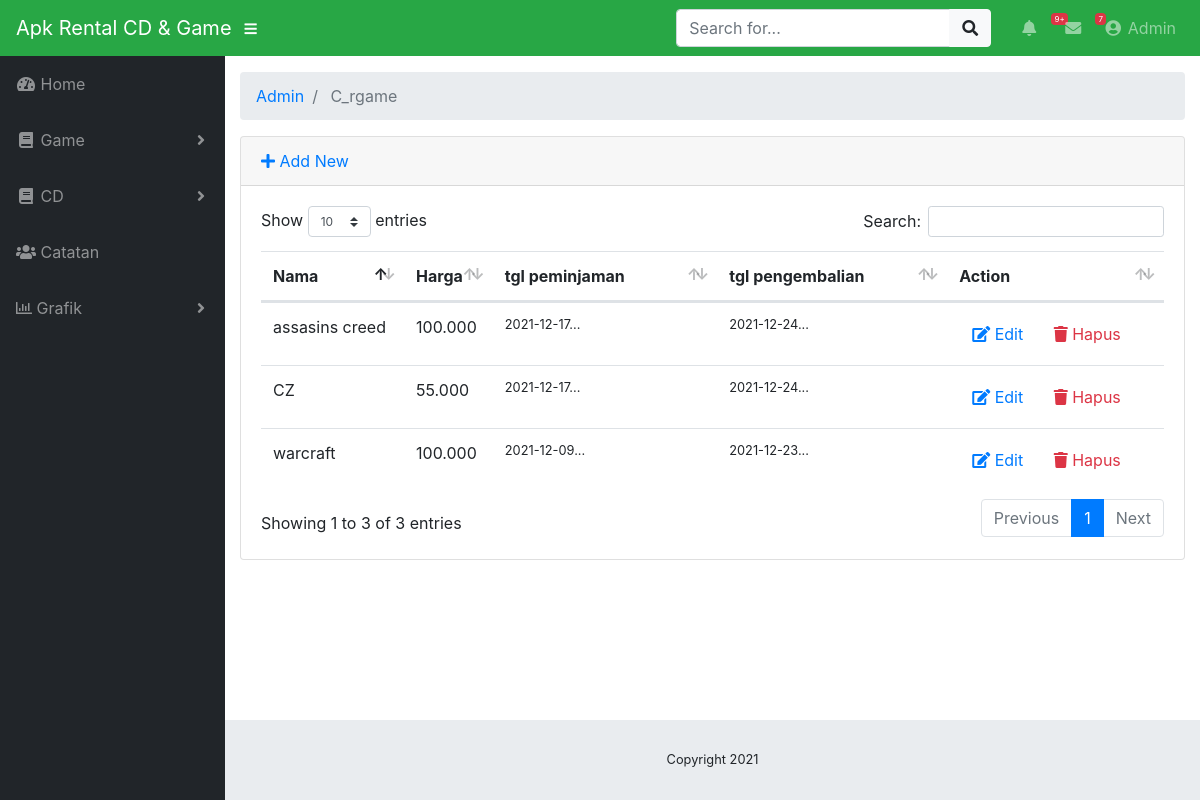
/pegawai/index.php/admin/c_rgame, run on the app's committed database.
### tables this page shows
CREATE TABLE `rgame` (
  `id_game` int(64) NOT NULL,
  `nama_game` varchar(255) NOT NULL,
  `harga` varchar(255) NOT NULL,
  `tgl_in` varchar(255) NOT NULL,
  `tgl_out` varchar(255) NOT NULL
);

### pegawai/application/controllers/admin/C_rgame.php (called while the page is built, shortened)
<?php defined('BASEPATH') or exit('NO direct script acces allowed');
class C_rgame extends CI_Controller
{
    public function __construct()
    {
        $this->load->model("M_Rgame");
        $this->load->library('form_validation');
    }
    public function index()
    {
        $data["rgame"] = $this->M_Rgame->getAll();
        $this->load->view("admin/rgame/list", $data);
    }
}

### pegawai/index.php (called while the page is built, shortened)
<?php
require_once BASEPATH.'core/CodeIgniter.php';

### pegawai/application/models/M_Rgame.php (called while the page is built, shortened)
<?php defined('BASEPATH') OR exit('No direct script access allowed');
class M_Rgame extends CI_Model{
    private $_table = 'rgame';
    public function getAll(){
        return $this->db->get($this->_table)->result();
    }
}

### pegawai/application/views/admin/rgame/list.php (the view, shortened to what this page needs)
<!DOCTYPE html>
<html lang="en">
<head>
</head>
<body id="page-top">
	<div id="wrapper">
		<div id="content-wrapper">
			<div class="container-fluid">
				<div class="card mb-3">
					<div class="card-header">
						<a href="<?php echo site_url('admin/C_rgame/tambah') ?>"><i class="fas fa-plus"></i> Add New</a>
					</div>
					<div class="card-body">
						<div class="table-responsive">
							<table class="table table-hover" id="dataTable" width="100%" cellspacing="0">
								<thead>
									<tr>
										<th>Nama</th>
										<th>Harga</th>
										<th>tgl peminjaman</th>
										<th>tgl pengembalian</th>
										<th>Action</th>
									</tr>
								</thead>
								<tbody>
									<?php foreach ($rgame as $rgame): ?>
									<tr>
										<td width="150">
											<?php echo $rgame->nama_game ?>
										</td>
										<td>
											<?php echo $rgame->harga ?>
										</td>
										<td class="small" width="250">
											<?php echo substr($rgame->tgl_in, 0, 120) ?>...
										</td>
										<td class="small" width="250">
											<?php echo substr($rgame->tgl_out, 0, 120) ?>...
										</td>
										<td width="250">
											<a href="<?php echo site_url('admin/C_rgame/edit/'.$rgame->id_game) ?>"
											 class="btn btn-small"><i class="fas fa-edit"></i> Edit</a>
											<a onclick="deleteConfirm('<?php echo site_url('admin/C_rgame/hapus/'.$rgame->id_game) ?>')"
											 href="#!" class="btn btn-small text-danger"><i class="fas fa-trash"></i> Hapus</a>
										</td>
									</tr>
									<?php endforeach; ?>
								</tbody>
							</table>
						</div>
					</div>
				</div>
			</div>
		</div>
	</div>
</body>
</html>

### pegawai/css/sb-admin.css (style rules this page uses)
html { position: relative; min-height: 100%; }
body { height: 100%; }
#wrapper { display: -webkit-box; display: -ms-flexbox; display: flex; }
#wrapper #content-wrapper { overflow-x: hidden; width: 100%; padding-top: 1rem; padding-bottom: 80px; }
:root { --input-padding-x: 0.75rem; --input-padding-y: 0.75rem; }

### data on the page
rgame: nama_game "assasins creed", harga "100.000", tgl_in "2021-12-17", tgl_out "2021-12-24"
rgame: nama_game "warcraft", harga "100.000", tgl_in "2021-12-09", tgl_out "2021-12-23"
rgame: nama_game "CZ", harga "55.000", tgl_in "2021-12-17", tgl_out "2021-12-24"

### other printed values
$segment "Admin"
$segment "C_rgame"
Date('Y') "2021"
